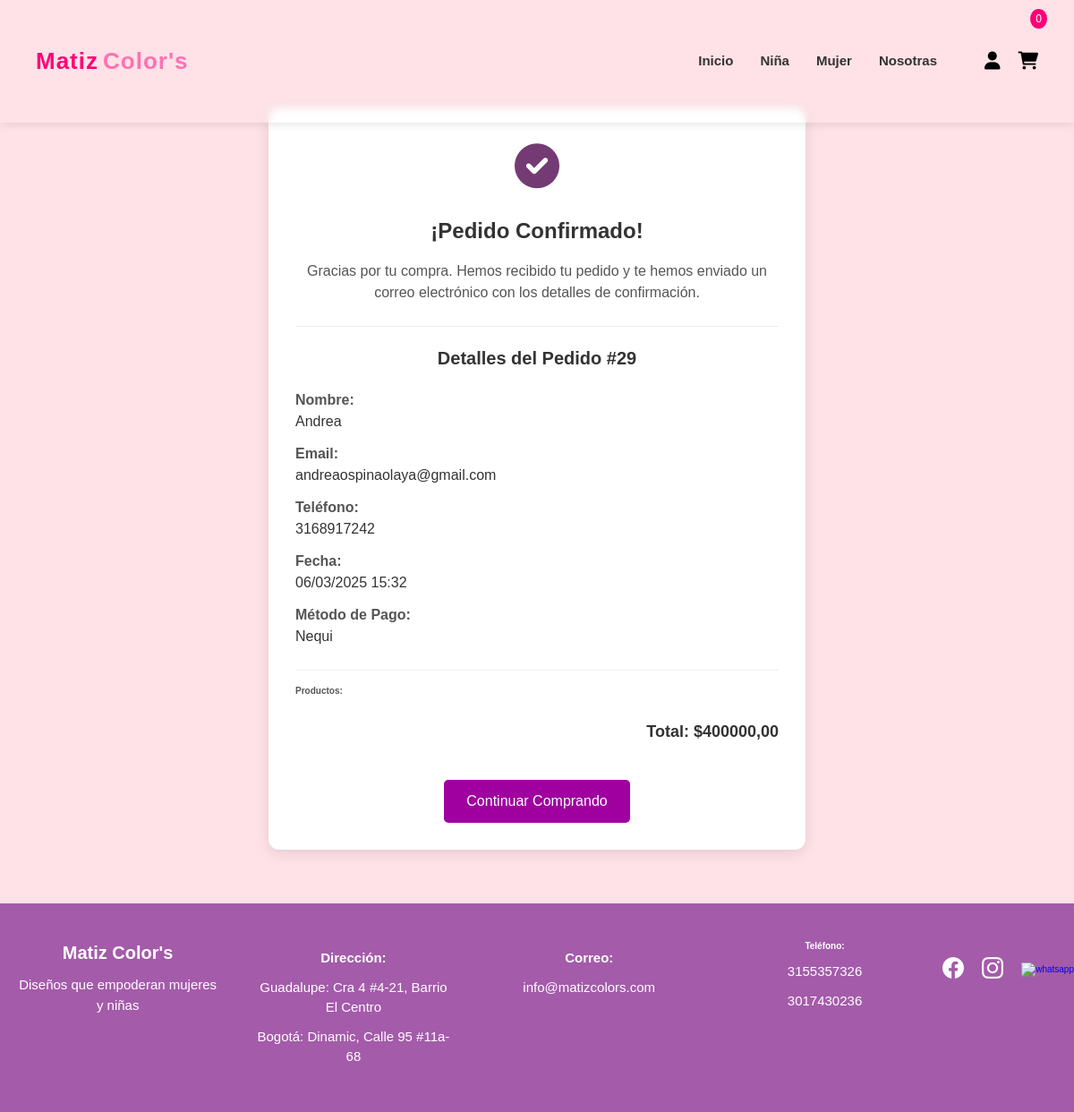
The app's page /confirmacion/29/ (signed in) with its own data.
### web/models.py (models this page shows, shortened)
class Orden(models.Model):
    usuario = models.ForeignKey(User, on_delete=models.CASCADE, null=True, blank=True)
    nombre = models.CharField(max_length=200)
    email = models.EmailField()
    telefono = models.CharField(max_length=20)
    direccion = models.CharField(max_length=255, default="Sin dirección")
    ciudad = models.CharField(max_length=100, null=True, blank=True)
    sesion_id = models.CharField(max_length=100, null=True, blank=True)
    total = models.DecimalField(max_digits=10, decimal_places=2)
    metodo_pago = models.CharField(max_length=20, choices=[('nequi', 'Nequi'), ('bancolombia', 'Bancolombia')])
    comprobante = models.ImageField(upload_to='comprobantes/', null=True, blank=True)
    fecha_creacion = models.DateTimeField(auto_now_add=True)

### web/views.py (the view)
# urls.py: path('confirmacion/<int:orden_id>/', views.confirmacion, name='confirmacion'),
def confirmacion(request, orden_id):
    try:
        if request.user.is_authenticated:
            orden = Orden.objects.prefetch_related('items').get(id=orden_id, usuario=request.user)
        elif request.session.session_key:
            orden = Orden.objects.prefetch_related('items').get(id=orden_id, sesion_id=request.session.session_key)
        else:
            messages.error(request, "No tienes permisos para ver esta orden.")
            return redirect('productos')
        items = orden.items.all()  # This uses the 'related_name' 'items'
        return render(request, 'confirmacion.html', {'orden': orden})
    except Orden.DoesNotExist:
        messages.error(request, "Orden no encontrada.")
        return redirect('home')

### web/templates/confirmacion.html (shortened to what this page needs)
{% extends 'base.html' %}
{% load static %}
{% block content %}
<link rel="stylesheet" href="{% static 'confirmacion.css' %}">
<main class="confirmation-page">
    <div class="confirmacion-container">
        <div class="confirmacion-icon"><i class="fa-solid fa-circle-check"></i></div>
        <h1 class="confirmacion-titulo">¡Pedido Confirmado!</h1>
        <div class="confirmacion-mensaje">
            Gracias por tu compra. Hemos recibido tu pedido y te hemos enviado un correo electrónico con los detalles de confirmación.
        </div>
        <div class="confirmacion-detalles">
            <h2 class="resumen-titulo">Detalles del Pedido #{{ orden.id }}</h2>
            <div class="confirmacion-datos">
                <div>
                    <div class="datos-titulo">Nombre:</div>
                    <div>{{ orden.nombre }}</div>
                </div>
                <div>
                    <div class="datos-titulo">Email:</div>
                    <div>{{ orden.email }}</div>
                </div>
                <div>
                    <div class="datos-titulo">Teléfono:</div>
                    <div>{{ orden.telefono }}</div>
                </div>
                <div>
                    <div class="datos-titulo">Fecha:</div>
                    <div>{{ orden.fecha_creacion|date:"d/m/Y H:i" }}</div>
                </div>
                <div>
                    <div class="datos-titulo">Método de Pago:</div>
                    <div>{{ orden.get_metodo_pago_display }}</div>
                </div>
            </div>
            <div class="confirmacion-items">
                <div class="datos-titulo">Productos:</div>
                <div class="confirmacion-total">
                    Total: ${{ orden.total }}
                </div>
            </div>
        </div>
        <div class="confirmacion-acciones">
            <a href="{% url 'niña' %}" class="btn btn-success">
                Continuar Comprando
            </a>
        </div>
    </div>
</main>
{% endblock %}

### web/static/basehome.css (style rules this page uses)
* { margin: 0; padding: 0; box-sizing: border-box; list-style: none; text-decoration: none; }
html { font-size: 62.5%; }
body { height: 100%; font-family: 'Arial', sans-serif; background-color: rgb(254, 226, 231); color: #333; line-height: 1.5; display: flex; flex-direction: column; min-height: 100vh; }
main { flex: 1; }

### web/static/confirmacion.css (style rules this page uses)
.confirmation-page { flex: 1; display: flex; align-items: center; justify-content: center; padding: 120px 15px 60px; min-height: 100vh; }
.confirmacion-container { max-width: 600px; width: 100%; margin: 0 auto; padding: 30px; background: #fff; box-shadow: 0 4px 15px rgba(0, 0, 0, 0.1); border-radius: 12px; text-align: center; position: relative; }
.confirmacion-icon { font-size: 50px; color: #743a74; margin-bottom: 15px; }
.confirmacion-titulo { font-size: 2.4rem; font-weight: 600; margin-bottom: 15px; color: #333; }
.confirmacion-mensaje { font-size: 1.6rem; margin-bottom: 25px; line-height: 1.5; color: #555; }
.confirmacion-detalles { text-align: left; margin-top: 20px; border-top: 1px solid #eee; padding-top: 20px; }
.resumen-titulo { font-size: 2rem; font-weight: bold; margin-bottom: 20px; text-align: center; color: #333; }
.confirmacion-datos { display: grid; gap: 12px; font-size: 1.6rem; margin-bottom: 25px; }
.datos-titulo { font-weight: bold; color: #555; flex: 0 0 130px; }
.confirmacion-items { margin-top: 25px; border-top: 1px solid #eee; padding-top: 15px; }
.confirmacion-total { font-weight: bold; font-size: 1.8rem; margin-top: 15px; text-align: right; color: #333; padding: 10px 0; }
.confirmacion-acciones { margin-top: 30px; }
.btn-success { display: inline-block; background-color: #9f009f; color: white; padding: 12px 25px; border-radius: 5px; text-decoration: none; transition: all 0.3s ease; font-size: 1.6rem; font-weight: 500; }

### records on screen
Orden: id "29", nombre "Andrea", email "andreaospinaolaya@gmail.com", telefono "3168917242", fecha_creacion "06/03/2025 15:32", metodo_pago "Nequi", total "400000,00"

### other values on screen
{{ total_items }} "0"
